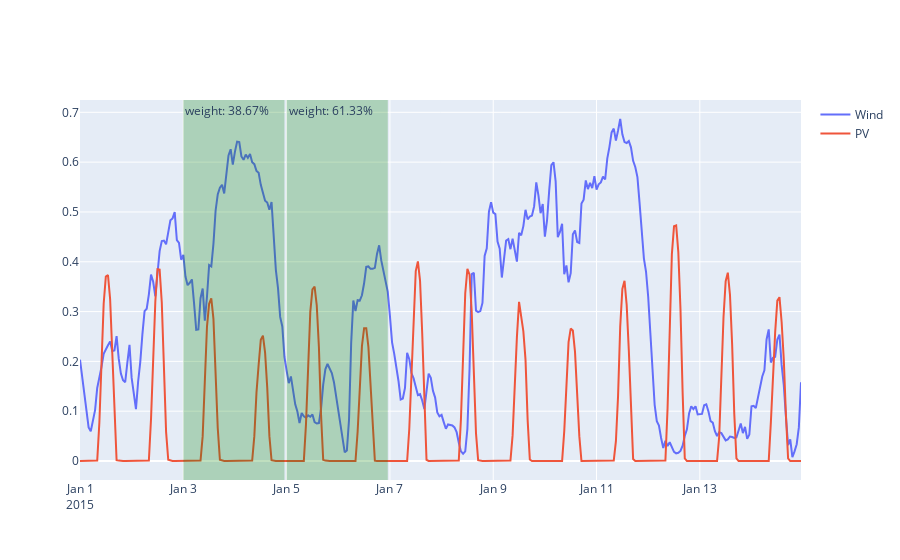

Write notebook code for a chart like this one.
### Markdown cell above
### Random

### Code cell
# Using random method to find RP and their weights three times
temporal_data.calculate_RP(method = "random", N_RP=N_RP, RP_length=RP_length)
temporal_data.plot_RP()

### Figure 1 — Plotly figure (JSON) as saved in the notebook; plotly's stock layout.template omitted (floating-point values rounded to 4 significant figures; data arrays with more than 128 entries replaced by an {"elided": "..."} marker saying what was removed)
{"data": [{"name": "Wind", "type": "scatter", "x": {"elided": "336 str values"}, "y": {"elided": "336 float values"}}, {"name": "PV", "type": "scatter", "x": {"elided": "336 str values"}, "y": {"elided": "336 float values"}}], "layout": {"annotations": [{"showarrow": false, "text": "weight: 61.33%", "x": "2015-01-05T00:00:00", "xanchor": "left", "xref": "x", "y": 1, "yanchor": "top", "yref": "y domain"}, {"showarrow": false, "text": "weight: 38.67%", "x": "2015-01-03T00:00:00", "xanchor": "left", "xref": "x", "y": 1, "yanchor": "top", "yref": "y domain"}], "shapes": [{"fillcolor": "green", "line": {"width": 0}, "opacity": 0.25, "type": "rect", "x0": "2015-01-05T00:00:00", "x1": "2015-01-06T23:00:00", "xref": "x", "y0": 0, "y1": 1, "yref": "y domain"}, {"fillcolor": "green", "line": {"width": 0}, "opacity": 0.25, "type": "rect", "x0": "2015-01-03T00:00:00", "x1": "2015-01-04T23:00:00", "xref": "x", "y0": 0, "y1": 1, "yref": "y domain"}]}}
